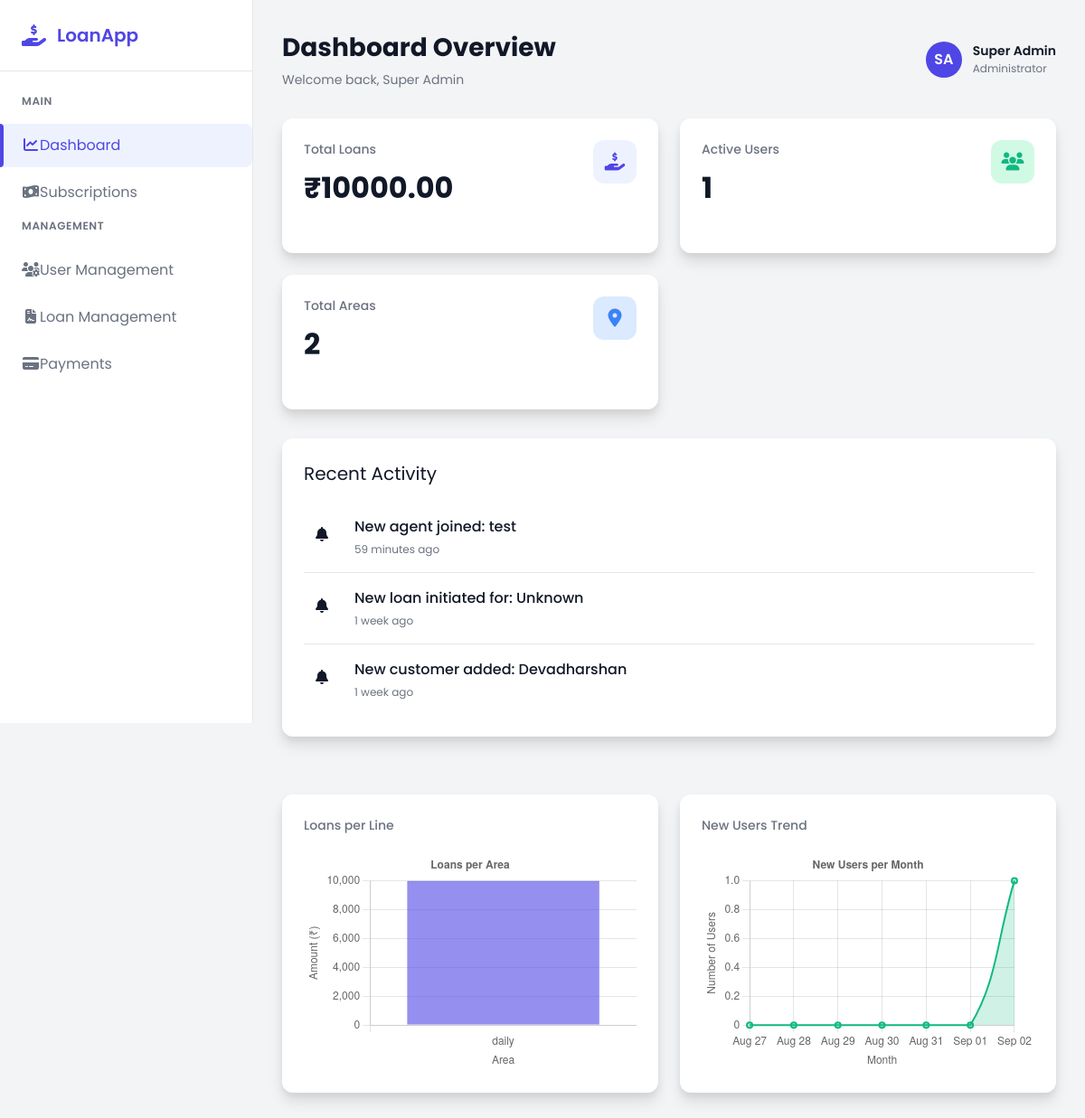
Page /superadmin-dashboard/ (signed in) on the committed database.
### apis/models.py (models this page shows, shortened)
class CustomUser(AbstractUser):
    ROLE_CHOICES = [
        ('agent', 'Agent'),
        ('staff', 'Staff'),
        ('superadmin', 'Superadmin'),
    ]
    mobile_number = models.CharField(
        max_length=15,
        validators=[RegexValidator(r'^\+?1?\d{9,15}$', "Enter a valid mobile number.")],
        blank=True,
        null=True
    )
    full_name = models.CharField(max_length=255)
    expiry_date = models.DateField(null=True, blank=True)
    role = models.CharField(max_length=20, choices=ROLE_CHOICES, default='agent')  # new field

class Loan(models.Model):
    line = models.ForeignKey(Line, on_delete=models.CASCADE)
    area = models.ForeignKey('Area', on_delete=models.SET_NULL, null=True, blank=True)
    principal_amount = models.DecimalField(max_digits=10, decimal_places=2)
    total_interest_amount = models.DecimalField(max_digits=10, decimal_places=2, null=True, blank=True)
    installment_amount = models.DecimalField(max_digits=10, decimal_places=2, null=True, blank=True)
    total_amount_to_pay = models.DecimalField(max_digits=10, decimal_places=2, null=True, blank=True)
    num_of_installments = models.IntegerField(null=True, blank=True)
    next_due_date = models.DateField(null=True, blank=True)
    created_by = models.ForeignKey(
        User, on_delete=models.SET_NULL, null=True, related_name='created_loans'
    )
    created_at = models.DateTimeField(auto_now_add=True)

class Customer(models.Model):
    STATUS_CHOICES = [
        ('active', 'Active'),
        ('inactive', 'Inactive'),
    ]
    customer_name = models.CharField(max_length=255, blank=True, null=True)
    customer_code = models.CharField(max_length=50, unique=True, blank=True, null=True)
    mobile_number = models.CharField(max_length=15, blank=True, null=True)
    line = models.ForeignKey(Line, on_delete=models.SET_NULL, null=True, blank=True)
    area = models.ForeignKey(Area, on_delete=models.SET_NULL, null=True, blank=True)
    status = models.CharField(max_length=10, choices=STATUS_CHOICES, default='active')
    maximum_loan_amount = models.DecimalField(max_digits=10, decimal_places=2, null=True, blank=True)
    address = models.TextField(blank=True, null=True)
    created_by = models.ForeignKey(
        User, on_delete=models.SET_NULL, null=True, related_name='created_customers'
    )
    created_at = models.DateTimeField(auto_now_add=True)
    loan = models.OneToOneField('Loan', on_delete=models.SET_NULL, null=True, blank=True, related_name='customer_loan')

### apis/views.py (the view)
# urls.py: path('superadmin-dashboard/', views.superadmin_dashboard, name='superadmin_dashboard'),
@login_required
def superadmin_dashboard(request):
    if request.user.role != 'superadmin':
        return redirect('/')
    total_loans_count = Loan.objects.count()
    total_loan_amount = Customer.objects.aggregate(
        total=Sum('maximum_loan_amount')
    )['total'] or 0
    total_active_users = CustomUser.objects.filter(
        is_active=True
    ).exclude(role__in=['superadmin', 'staff']).count()
    total_areas = Area.objects.count()
    activities = []
    recent_agents = CustomUser.objects.filter(
        role='agent'
    ).order_by('-date_joined')[:5]
    for agent in recent_agents:
        activities.append({
            'type': 'success',
            'message': f"New agent joined: {agent.full_name}",
            'timestamp': agent.date_joined
        })
    recent_customers = Customer.objects.order_by('-created_at')[:5]
    for customer in recent_customers:
        activities.append({
            'type': 'info',
            'message': f"New customer added: {customer.customer_name}",
            'timestamp': customer.created_at
        })
    recent_loans = Loan.objects.order_by('-created_at')[:5]
    for loan in recent_loans:
        customer = getattr(loan, "customer", None)
        customer_name = customer.customer_name if customer else "Unknown"
        activities.append({
            'type': 'warning',
            'message': f"New loan initiated for: {customer_name}",
            'timestamp': loan.created_at
        })
    activities.sort(key=lambda x: x['timestamp'], reverse=True)
    activities = activities[:5]
    loan_per_line = (
        Loan.objects.values('line__line_name')
        .annotate(total=Sum('principal_amount'))
        .order_by('line__line_name')
    )
    loan_labels = [item['line__line_name'] for item in loan_per_line]
    loan_data = [float(item['total'] or 0) for item in loan_per_line]
    today = now().date()
    last_7_days = [today - timedelta(days=i) for i in range(6, -1, -1)]
    user_labels = [d.strftime("%b %d") for d in last_7_days]
    user_data = []
    for day in last_7_days:
        count = CustomUser.objects.filter(
            date_joined__date=day
        ).exclude(role__in=['superadmin', 'staff']).count()
        user_data.append(count)
    context = {
        'total_loans_count': total_loans_count,
        'total_loan_amount': total_loan_amount,
        'total_active_users': total_active_users,
        'total_areas': total_areas,
        'activities': activities,
        'graph_labels': json.dumps(loan_labels),
        'graph_data': json.dumps(loan_data),
        'user_graph_labels': json.dumps(user_labels),
        'user_graph_data': json.dumps(user_data),
    }
    return render(request, 'core/superadmin_dashboard.html', context)

### apis/templates/core/superadmin_dashboard.html (shortened to what this page needs)
{% extends "core/base.html" %}
{% load static %}
{% block content %}
<div class="sidebar">
    <div class="sidebar-header">
        <h3><i class="fas fa-hand-holding-usd"></i> LoanApp</h3>
    </div>
    <div class="sidebar-menu">
        <div class="menu-title">Main</div>
        <ul class="menu-items">
            <li><a href="{% url 'superadmin_dashboard' %}" class="menu-item active">
                    <i class="fas fa-chart-line"></i><span>Dashboard</span>
                </a>
            </li>
            <li><a href="{% url 'payments' %}" class="menu-item">
                    <i class="fas fa-money-bill-wave"></i><span>Subscriptions</span>
                </a>
            </li>
        </ul>
        <div class="menu-title">Management</div>
        <ul class="menu-items">
            <li><a href="{% url 'user_management' %}" class="menu-item">
                    <i class="fas fa-users-cog"></i><span>User Management</span>
                </a>
            </li>
            <li><a href="{% url 'loan-management-page' %}" class="menu-item">
                    <i class="fas fa-file-contract"></i><span>Loan Management</span>
                </a>
            </li>
            <li><a href="{% url 'payments_page' %}" class="menu-item">
                    <i class="fas fa-credit-card"></i><span>Payments</span>
                </a>
            </li>
        </ul>
    </div>
</div>
<div class="main-container">
  <div class="main-content">
    <div class="header">
      <div class="page-title">
        <h1>Dashboard Overview</h1>
        <p>Welcome back, Super Admin</p>
      </div>
      <div class="user-actions">
        <div class="user-profile">
          <div class="user-avatar">SA</div>
          <div class="user-info">
            <span class="user-name">Super Admin</span>
            <span class="user-role">Administrator</span>
          </div>
        </div>
      </div>
    </div>
    <div class="dashboard-cards">
      <div class="card">
        <div class="card-header">
          <div>
            <div class="card-title">Total Loans</div>
            <div class="card-value">₹{{ total_loan_amount|floatformat:2 }}</div>
          </div>
          <div class="card-icon loans"><i class="fas fa-hand-holding-usd"></i></div>
        </div>
      </div>
      <div class="card">
        <div class="card-header">
          <div>
            <div class="card-title">Active Users</div>
            <div class="card-value">{{ total_active_users }}</div>
          </div>
          <div class="card-icon users"><i class="fas fa-users"></i></div>
        </div>
      </div>
      <div class="card">
        <div class="card-header">
          <div>
            <div class="card-title">Total Areas</div>
            <div class="card-value">{{ total_areas }}</div>
          </div>
          <div class="card-icon areas"><i class="fas fa-map-marker-alt"></i></div>
        </div>
      </div>
    </div>
    <div class="activity-card">
      <h3>Recent Activity</h3>
      <ul id="activityList">
        {% for act in activities|slice:":5" %}
        <li class="activity-item">
          <div class="activity-icon {{ act.type }}"><i class="fas fa-bell"></i></div>
          <div class="activity-details">
            <div class="activity-title">{{ act.message }}</div>
            <div class="activity-time">{{ act.timestamp|timesince }} ago</div>
          </div>
        </li>
        {% empty %}
        <li>No recent activity</li>
        {% endfor %}
      </ul>
    </div>
    <div class="graphs-container">
      <div class="card">
        <div class="card-header">
          <div class="card-title">Loans per Line</div>
        </div>
        <canvas id="loanChart" height="200"></canvas>
      </div>
      <div class="card">
        <div class="card-header">
          <div class="card-title">New Users Trend</div>
        </div>
        <canvas id="userTrendChart" height="200"></canvas>
      </div>
    </div>
  </div>
</div>
<script>
  document.addEventListener('DOMContentLoaded', function() {
    const loanLabels = JSON.parse('{{ graph_labels|escapejs }}');
    const loanData = JSON.parse('{{ graph_data|escapejs }}');
    const userLabels = JSON.parse('{{ user_graph_labels|escapejs }}');
    const userData = JSON.parse('{{ user_graph_data|escapejs }}');
    const loanCtx = document.getElementById('loanChart').getContext('2d');
    new Chart(loanCtx, {
      type: 'bar',
      data: {
        labels: loanLabels,
        datasets: [{
          label: 'Total Loan Amount (₹)',
          data: loanData,
          backgroundColor: 'rgba(79, 70, 229, 0.6)',
          borderColor: 'rgba(79, 70, 229, 1)',
          borderWidth: 1
        }]
      },
      options: {
        responsive: true,
        plugins: {
          legend: { display: false },
          title: { display: true, text: 'Loans per Area' }
        },
        scales: {
          y: {
            beginAtZero: true,
            title: { display: true, text: 'Amount (₹)' }
          },
          x: {
            title: { display: true, text: 'Area' }
          }
        }
      }
    });
    const userCtx = document.getElementById('userTrendChart').getContext('2d');
    new Chart(userCtx, {
      type: 'line',
      data: {
        labels: userLabels,
        datasets: [{
          label: 'New Users',
          data: userData,
          backgroundColor: 'rgba(16, 185, 129, 0.2)',
          borderColor: 'rgba(16, 185, 129, 1)',
          borderWidth: 2,
          fill: true,
          tension: 0.4
        }]
      },
      options: {
        responsive: true,
        plugins: {
          legend: { display: false },
          title: { display: true, text: 'New Users per Month' }
        },
        scales: {
          y: {
            beginAtZero: true,
            title: { display: true, text: 'Number of Users' }
          },
          x: {
            title: { display: true, text: 'Month' }
          }
        }
      }
    });
  });
</script>
{% endblock %}

### apis/templates/core/base.html (style rules this page uses)
:root { --primary: #4f46e5; --primary-light: #6366f1; --secondary: #f9fafb; --text: #111827; --text-light: #6b7280; --border: #e5e7eb; --success: #10b981; --error: #ef4444; }
body { font-family: 'Poppins', sans-serif; background-color: #f3f4f6; color: var(--text); -webkit-tap-highlight-color: transparent; min-height: 100vh; display: flex; flex-direction: column; }

### rows in the picture
CustomUser: timestamp "59 minutes"
Loan: timestamp "1 week"
Customer: timestamp "1 week"

### other values in the picture
{{ total_loan_amount|floatformat:2 }} "10000.00"
{{ total_active_users }} "1"
{{ total_areas }} "2"
{{ act.message }} "New agent joined: test" "New loan initiated for: Unknown" "New customer added: Devadharshan"
chart data {{ graph_data|escapejs }} [10000.0]
chart data {{ user_graph_data|escapejs }} [0, 0, 0, 0, 0, 0, 1]
